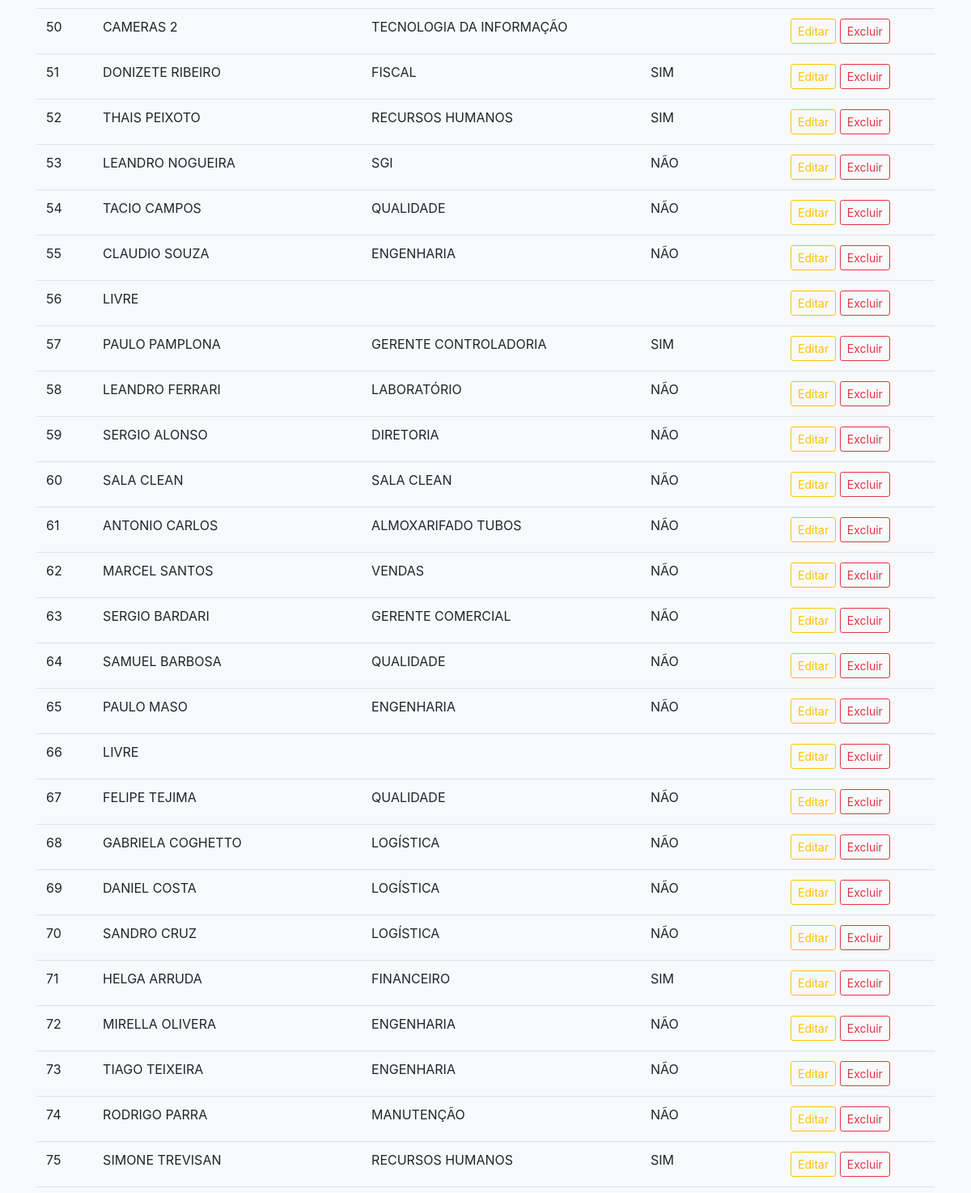
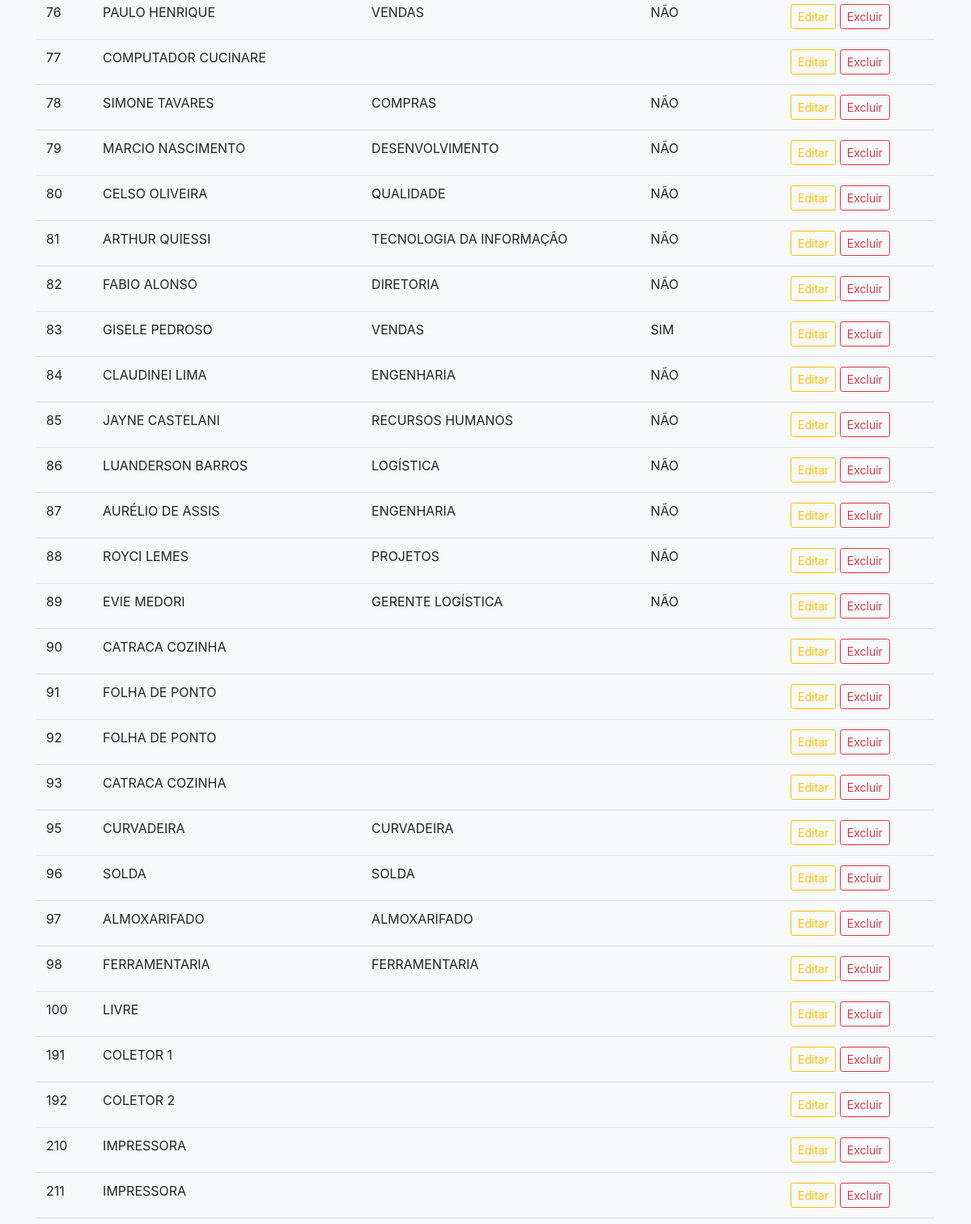
Page /public/pags/ti/register/registerUser.php (middle part) on the earlier database version (2 pictures, top to bottom).
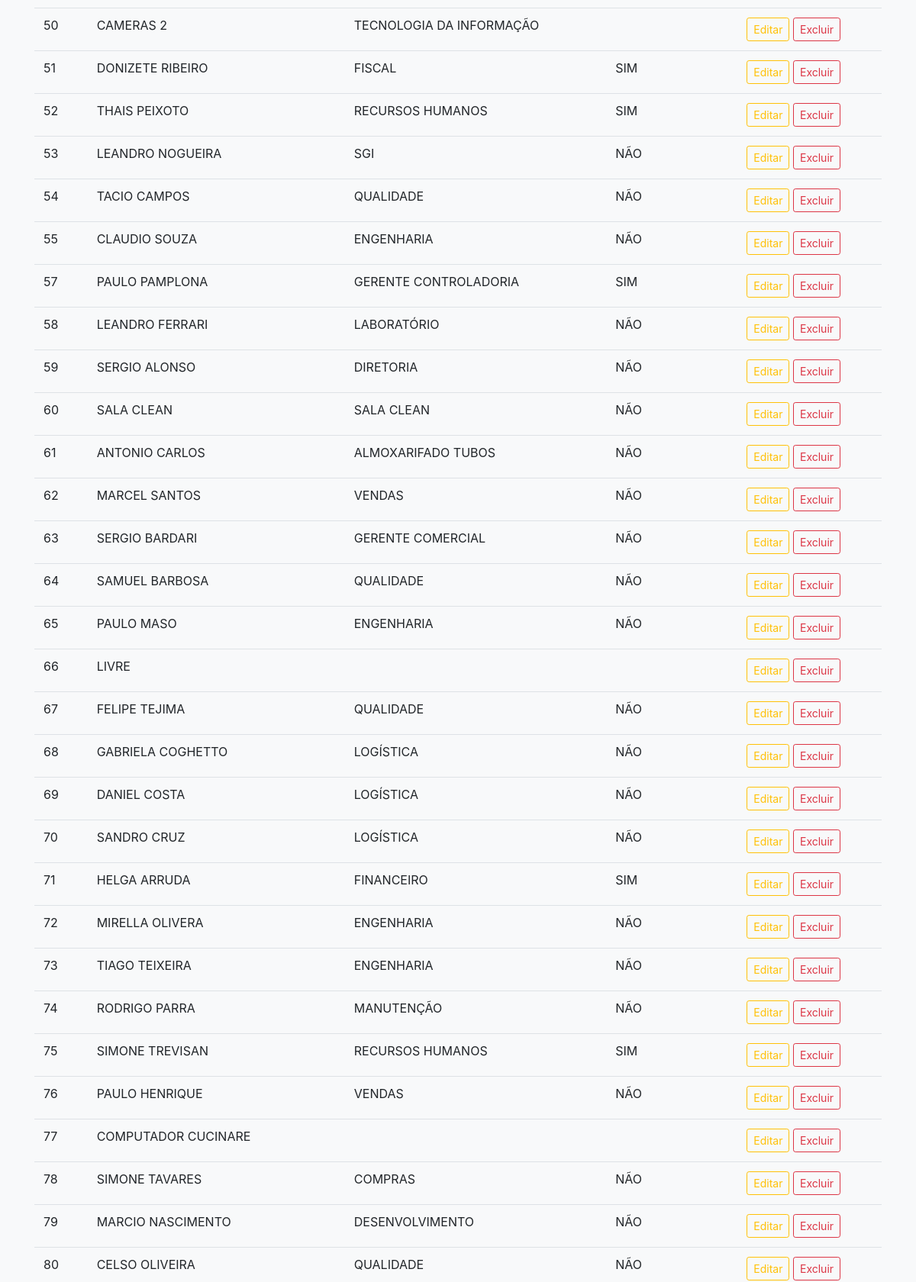
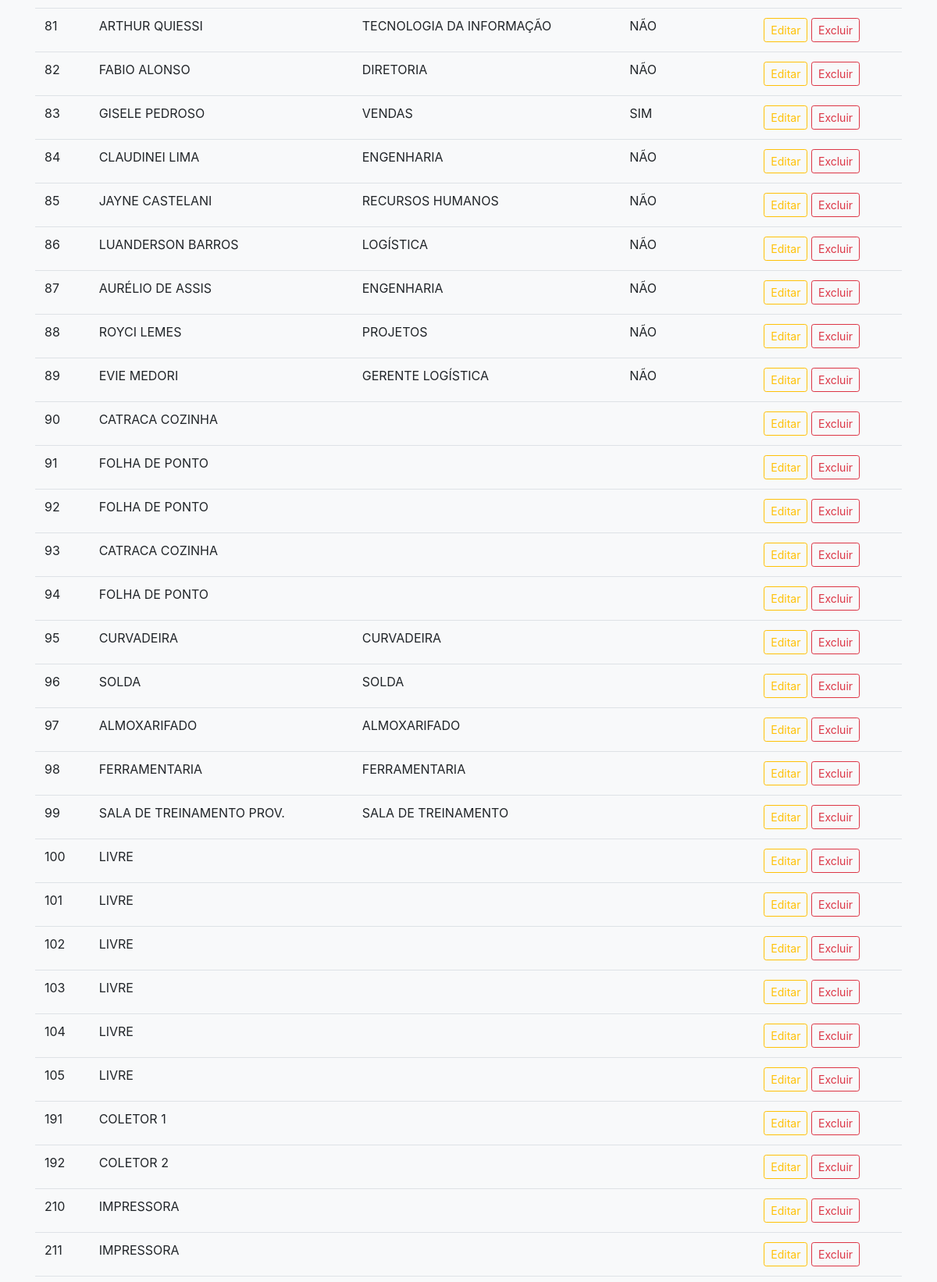
Same page on the later database version (2 pictures, top to bottom).
### tables this page shows
CREATE TABLE `usuario` (
  `ip` int(10) UNSIGNED NOT NULL,
  `usuario` varchar(100) NOT NULL,
  `setor` varchar(100) NOT NULL,
  `homeOffice` varchar(3) NOT NULL
);

### public/pags/ti/register/registerUser.php (the view, shortened to what this page needs)
<?php
    include_once("../../../../src/config/conexaodb.php");
    $sql_usuario = mysqli_query($conn, "SELECT * FROM usuario order by ip asc");
?>
<html lang="pt-br">
<head>
    <link rel="stylesheet" href="../../../../node_modules/bootstrap/dist/css/bootstrap.css">
    <link rel="stylesheet" href="https://cdn.datatables.net/1.10.22/css/jquery.dataTables.min.css">
    <link rel="stylesheet" href="https://cdn.datatables.net/buttons/1.6.4/css/buttons.dataTables.min.css">
</head>
<body class="bg-light">
    <div class="container">
        <div class="row justify-content-center">
            <div class="col-lg-12">
                <div>
                    <table id="tabelaUsuario" class="table">
                        <tbody>
                            <?php while($linha_tabela = mysqli_fetch_assoc($sql_usuario)) { ?>
                            <tr>
                                <td>
                                    <?php echo $linha_tabela['ip']; ?>
                                </td>
                                <td>
                                    <?php echo $linha_tabela['usuario']; ?>
                                </td>
                                <td>
                                    <?php echo $linha_tabela['setor']; ?>
                                </td>
                                <td>
                                    <?php echo $linha_tabela['homeOffice']; ?>
                                </td>
                                <td>
                                    <button type="button" class="btn btn-outline-warning btn-sm" data-toggle="modal"
                                        data-target="#editar" data-ip="<?php echo $linha_tabela['ip']; ?>"
                                        data-usuario="<?php echo $linha_tabela['usuario']; ?>"
                                        data-setor="<?php echo $linha_tabela['setor']; ?>"
                                        data-home="<?php echo $linha_tabela['homeOffice']; ?>">
                                        Editar
                                    </button>
                                    <a
                                        href="../../../../src/db/ti/usuarios/delete.php?id=<?php echo $linha_tabela['ip']; ?>">
                                        <button type="button" class="btn btn-outline-danger btn-sm">Excluir</button>
                                    </a>
                                </td>
                            </tr>
                            <?php } ?>
                        </tbody>
                    </table>
                </div>
            </div>
        </div>
    </div>
</body>
</html>

Differences in the rows shown:
removed usuario: ip "56", usuario "LIVRE"
added usuario: ip "94", usuario "FOLHA DE PONTO"
added usuario: ip "99", usuario "SALA DE TREINAMENTO PROV.", setor "SALA DE TREINAMENTO"
added usuario: ip "101", usuario "LIVRE"
added usuario: ip "102", usuario "LIVRE"
added usuario: ip "103", usuario "LIVRE"
added usuario: ip "104", usuario "LIVRE"
added usuario: ip "105", usuario "LIVRE"
